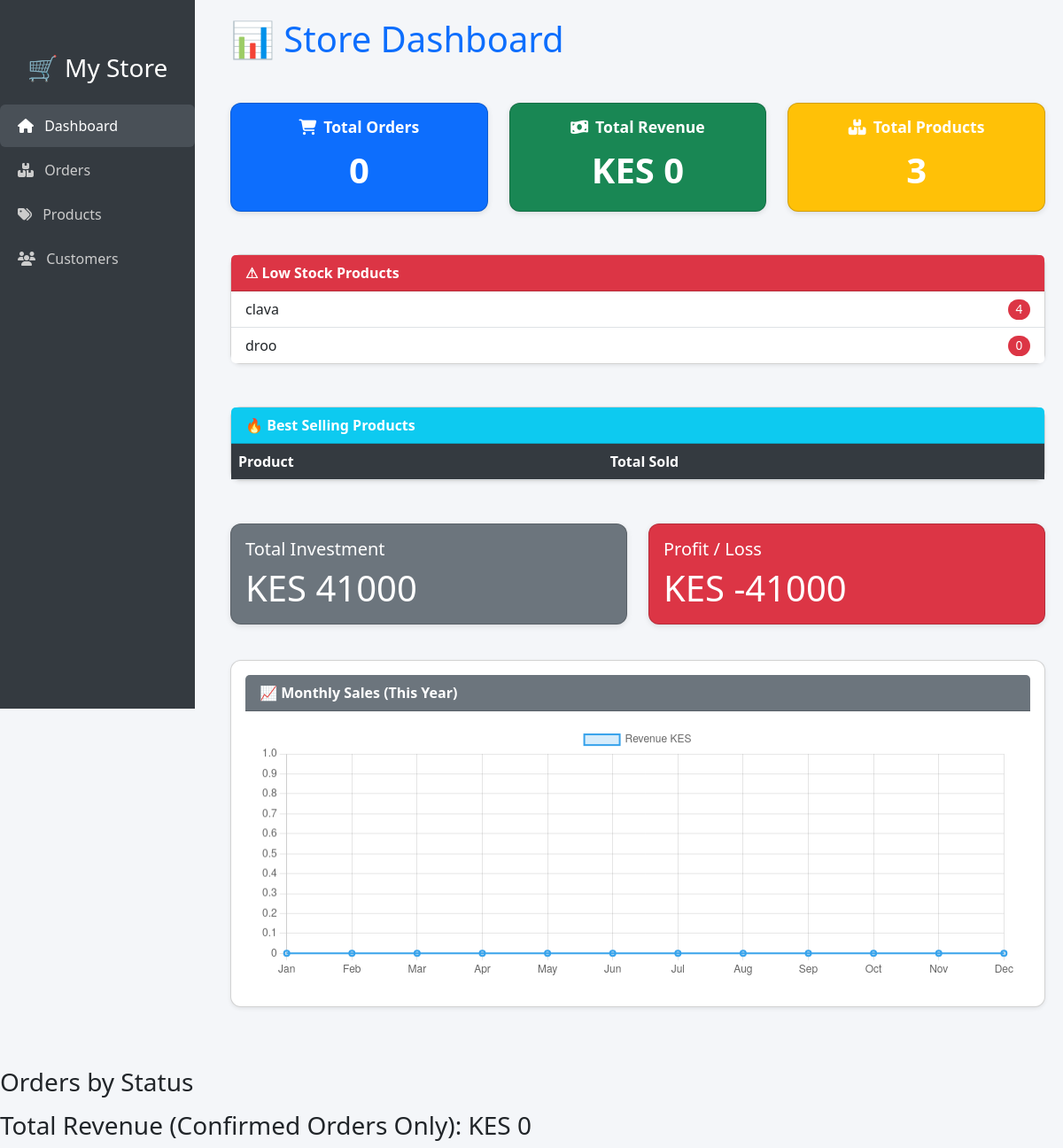
/dashboard/ (signed in), run on an earlier commit of the app's database.
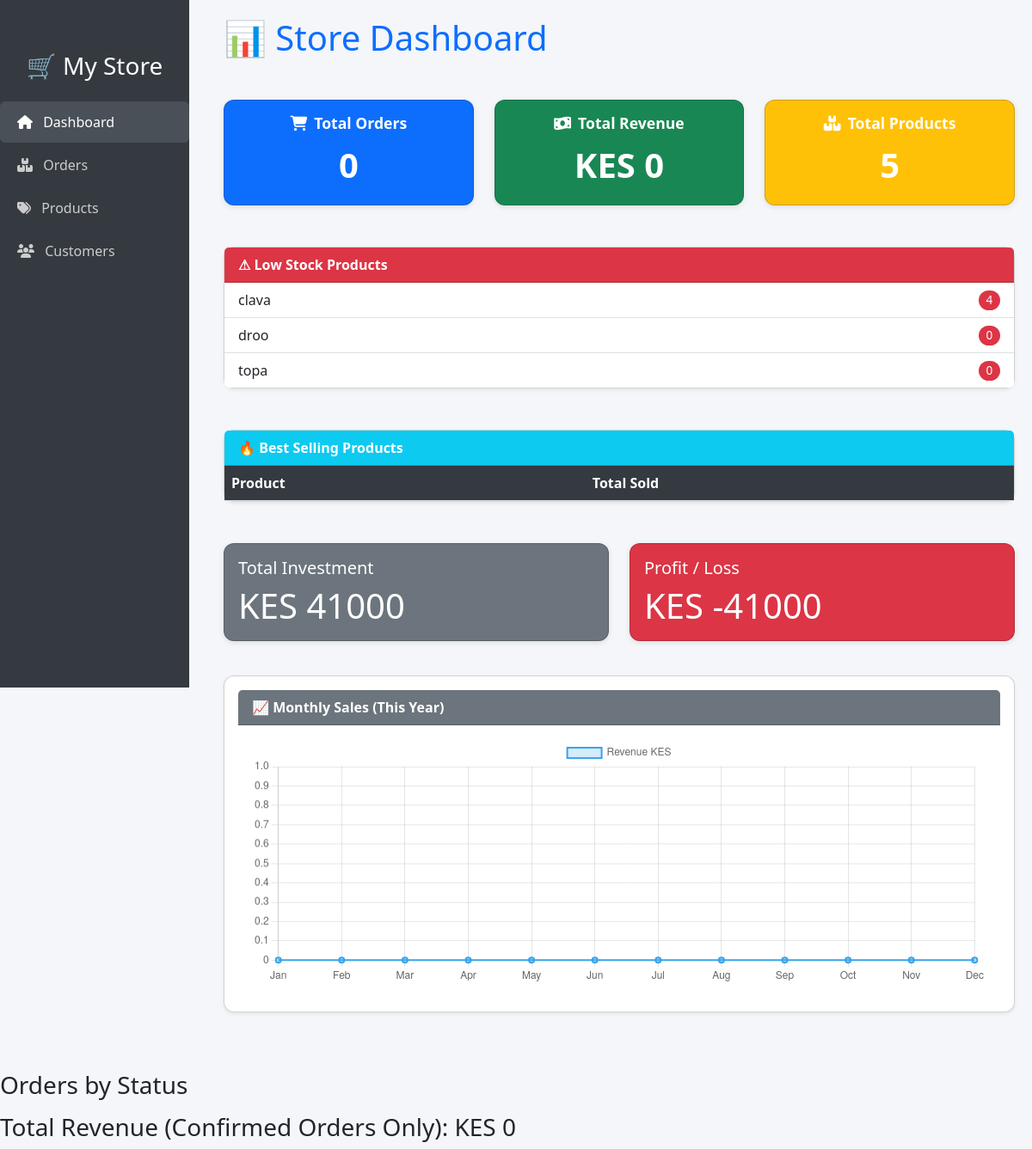
And on a later commit of the database.
### store/models.py (models this page shows, shortened)
class Product(models.Model):
    category = models.ForeignKey(Category, on_delete=models.CASCADE)
    name = models.CharField(max_length=200)
    slug = models.SlugField(unique=True, db_index=True)
    description = models.TextField()
    price = models.DecimalField(max_digits=10, decimal_places=2)
    image = ProcessedImageField(
        upload_to="products/",
        processors=[ResizeToFill(800, 800)],
        format='JPEG',
        options={'quality': 80},
    )
    stock = models.PositiveIntegerField(default=0)
    available = models.BooleanField(default=True)

### dashboard/views.py (the view)
# urls.py: path('', views.dashboard_home, name='dashboard'),        # Dashboard home
@staff_member_required
def dashboard_home(request):
    total_orders = Order.objects.count()
    total_products = Product.objects.count()
    low_stock = Product.objects.filter(stock__lt=5)
    orders_by_status = (
        Order.objects
        .values('status')
        .annotate(count=Sum(1))
        .order_by('status')
    )
    total_revenue = (
        Order.objects.filter(status='Confirmed')
        .aggregate(total=Sum('total_price'))['total'] or 0
    )
    best_sellers = (
        OrderItem.objects
        .values('product__name')
        .annotate(total_sold=Sum('quantity'))
        .order_by('-total_sold')[:5]
    )
    total_investment = Investment.objects.aggregate(total=Sum('amount'))['total'] or 0
    profit = total_revenue - total_investment
    months = ['Jan', 'Feb', 'Mar', 'Apr', 'May', 'Jun',
              'Jul', 'Aug', 'Sep', 'Oct', 'Nov', 'Dec']
    monthly_sales = []
    for month_number in range(1, 13):
        month_total = (
            Order.objects.filter(
                created_at__month=month_number,
                status='Confirmed'  # Only confirmed orders
            ).aggregate(total=Sum('total_price'))['total'] or 0
        )
        monthly_sales.append(month_total)
    context = {
        'total_orders': total_orders,
        'orders_by_status': orders_by_status,
        'total_revenue': total_revenue,
        'total_products': total_products,
        'low_stock': low_stock,
        'best_sellers': best_sellers,
        'total_investment': total_investment,
        'profit': profit,
        'months': months,
        'monthly_sales': monthly_sales,
    }
    return render(request, 'dashboard/home.html', context)

### dashboard/templates/dashboard/home.html (shortened to what this page needs)
{% load static %}
<!DOCTYPE html>
<html lang="en">
<head>
<link href="{% static 'css/bootstrap.min.css' %}" rel="stylesheet">
<link rel="stylesheet" href="https://cdnjs.cloudflare.com/ajax/libs/font-awesome/6.5.0/css/all.min.css">
</head>
<body>
<div class="sidebar">
<h3 class="text-center mb-4">🛒 My Store</h3>
<a href="{% url 'dashboard' %}" class="active"><i class="fa fa-home me-2"></i> Dashboard</a>
<a href="{% url 'orders' %}"><i class="fa fa-boxes me-2"></i> Orders</a>
<a href="{% url 'products' %}"><i class="fa fa-tags me-2"></i> Products</a>
<a href="{% url 'customers' %}"><i class="fa fa-users me-2"></i> Customers</a>
</div>
<div class="content">
<h1 class="mb-5 text-primary">📊 Store Dashboard</h1>
<div class="row g-4 mb-5">
<div class="col-md-4">
    <div class="card text-white bg-primary h-100 kpi-card">
        <div class="card-body">
            <h5 class="card-title"><i class="fa fa-cart-shopping me-2"></i>Total Orders</h5>
            <p class="card-text">{{ total_orders }}</p>
        </div>
    </div>
</div>
<div class="col-md-4">
    <div class="card text-white bg-success h-100 kpi-card">
        <div class="card-body">
            <h5 class="card-title"><i class="fa fa-money-bill-wave me-2"></i>Total Revenue</h5>
            <p class="card-text">KES {{ total_revenue }}</p>
        </div>
    </div>
</div>
<div class="col-md-4">
    <div class="card text-white bg-warning h-100 kpi-card">
        <div class="card-body">
            <h5 class="card-title"><i class="fa fa-boxes-stacked me-2"></i>Total Products</h5>
            <p class="card-text">{{ total_products }}</p>
        </div>
    </div>
</div>
</div>
<div class="card mb-5 shadow-sm">
<div class="card-header bg-danger text-white fw-bold">⚠ Low Stock Products</div>
<ul class="list-group list-group-flush">
    {% for p in low_stock %}
    <li class="list-group-item d-flex justify-content-between align-items-center">
        {{ p.name }}
        <span class="badge bg-danger rounded-pill badge-custom">{{ p.stock }}</span>
    </li>
    {% empty %}
    <li class="list-group-item">No low stock items</li>
    {% endfor %}
</ul>
</div>
<div class="card mb-5 shadow-sm">
<div class="card-header bg-info text-white fw-bold">🔥 Best Selling Products</div>
<div class="card-body p-0">
<table class="table mb-0 table-hover table-striped">
<thead>
<tr>
<th>Product</th>
<th>Total Sold</th>
</tr>
</thead>
</table>
</div>
</div>
<div class="row mb-4">
    <div class="col-md-6 mb-3">
        <div class="card text-white bg-secondary h-100">
            <div class="card-body">
                <h5 class="card-title">Total Investment</h5>
                <p class="card-text display-6">KES {{ total_investment }}</p>
            </div>
        </div>
    </div>
    <div class="col-md-6 mb-3">
        <div class="card text-white {% if profit >= 0 %}bg-success{% else %}bg-danger{% endif %} h-100">
            <div class="card-body">
                <h5 class="card-title">Profit / Loss</h5>
                <p class="card-text display-6">KES {{ profit }}</p>
            </div>
        </div>
    </div>
</div>
<div class="card shadow-sm chart-card mb-5">
<div class="card-header bg-secondary text-white fw-bold">📈 Monthly Sales (This Year)</div>
<div class="card-body">
<canvas id="salesChart" height="100"></canvas>
</div>
</div>
</div>
<h3>Orders by Status</h3>
<h3>Total Revenue (Confirmed Orders Only): KES {{ total_revenue }}</h3>
<script>
const ctx = document.getElementById('salesChart').getContext('2d');
const salesChart = new Chart(ctx, {
type: 'line',
data: {
    labels: {{ months|safe }},
    datasets: [{
        label: 'Revenue KES',
        data: {{ monthly_sales|safe }},
        backgroundColor: 'rgba(54, 162, 235, 0.2)',
        borderColor: 'rgba(54, 162, 235, 1)',
        borderWidth: 2,
        fill: true,
        tension: 0.3
    }]
},
options: { responsive: true, plugins: { legend: { display: true, position: 'top' } }, scales: { y: { beginAtZero: true } } }
});
</script>
</body>
</html>

What changed in the data, as far as the page shows it:
added Product: name "topa", stock "0"
Also different on the page:
{{ total_products }}: "3" → "5"
